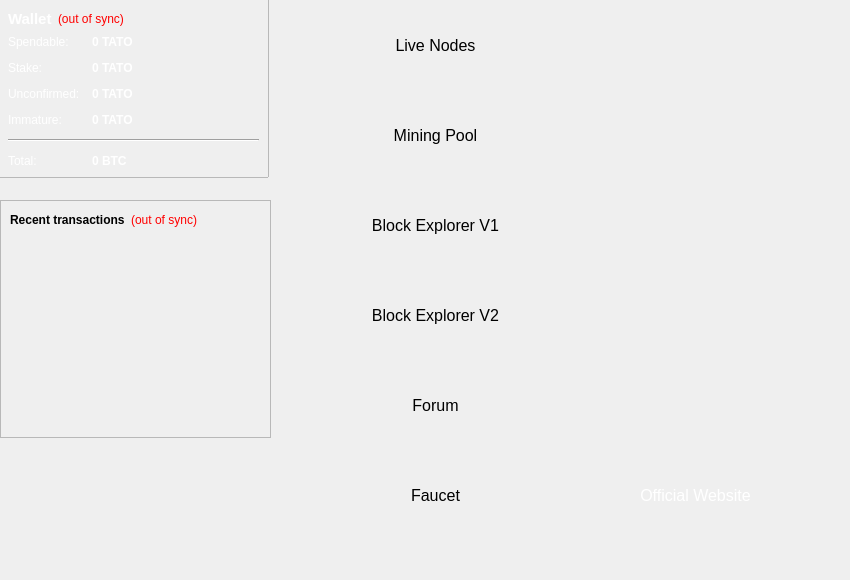
<?xml version="1.0" encoding="UTF-8"?>
<ui version="4.0">
 <class>OverviewPage</class>
 <widget class="QWidget" name="OverviewPage">
  <property name="geometry">
   <rect>
    <x>0</x>
    <y>0</y>
    <width>850</width>
    <height>580</height>
   </rect>
  </property>
  <property name="sizePolicy">
   <sizepolicy hsizetype="Preferred" vsizetype="Preferred">
    <horstretch>9</horstretch>
    <verstretch>0</verstretch>
   </sizepolicy>
  </property>
  <property name="maximumSize">
   <size>
    <width>850</width>
    <height>580</height>
   </size>
  </property>
  <property name="windowTitle">
   <string>Form</string>
  </property>
  <widget class="QLabel" name="wall_label">
   <property name="geometry">
    <rect>
     <x>-5</x>
     <y>-6</y>
     <width>852</width>
     <height>580</height>
    </rect>
   </property>
   <property name="maximumSize">
    <size>
     <width>852</width>
     <height>580</height>
    </size>
   </property>
   <property name="text">
    <string/>
   </property>
  </widget>
  <widget class="QWidget" name="layoutWidget">
   <property name="geometry">
    <rect>
     <x>-2</x>
     <y>-1</y>
     <width>271</width>
     <height>201</height>
    </rect>
   </property>
   <layout class="QVBoxLayout" name="verticalLayout_2">
    <item>
     <widget class="QFrame" name="frame">
      <property name="frameShape">
       <enum>QFrame::StyledPanel</enum>
      </property>
      <property name="frameShadow">
       <enum>QFrame::Raised</enum>
      </property>
      <layout class="QVBoxLayout" name="verticalLayout_4">
       <item>
        <layout class="QHBoxLayout" name="horizontalLayout_4">
         <item>
          <widget class="QLabel" name="label_5">
           <property name="font">
            <font>
             <pointsize>11</pointsize>
             <weight>75</weight>
             <bold>true</bold>
            </font>
           </property>
           <property name="styleSheet">
            <string notr="true">color: rgb(255, 255, 255);</string>
           </property>
           <property name="text">
            <string>Wallet</string>
           </property>
          </widget>
         </item>
         <item>
          <widget class="QLabel" name="labelWalletStatus">
           <property name="toolTip">
            <string>The displayed information may be out of date. Your wallet automatically synchronizes with the tattoocoin network after a connection is established, but this process has not completed yet.</string>
           </property>
           <property name="styleSheet">
            <string notr="true">QLabel { color: red; }</string>
           </property>
           <property name="text">
            <string notr="true">(out of sync)</string>
           </property>
           <property name="alignment">
            <set>Qt::AlignLeading|Qt::AlignLeft|Qt::AlignVCenter</set>
           </property>
          </widget>
         </item>
         <item>
          <spacer name="horizontalSpacer_2">
           <property name="orientation">
            <enum>Qt::Horizontal</enum>
           </property>
           <property name="sizeHint" stdset="0">
            <size>
             <width>40</width>
             <height>20</height>
            </size>
           </property>
          </spacer>
         </item>
        </layout>
       </item>
       <item>
        <layout class="QFormLayout" name="formLayout_2">
         <property name="fieldGrowthPolicy">
          <enum>QFormLayout::AllNonFixedFieldsGrow</enum>
         </property>
         <property name="horizontalSpacing">
          <number>12</number>
         </property>
         <property name="verticalSpacing">
          <number>12</number>
         </property>
         <item row="0" column="0">
          <widget class="QLabel" name="label">
           <property name="styleSheet">
            <string notr="true">color: rgb(255, 255, 255);</string>
           </property>
           <property name="text">
            <string>Spendable:</string>
           </property>
          </widget>
         </item>
         <item row="0" column="1">
          <widget class="QLabel" name="labelBalance">
           <property name="font">
            <font>
             <weight>75</weight>
             <bold>true</bold>
            </font>
           </property>
           <property name="cursor">
            <cursorShape>IBeamCursor</cursorShape>
           </property>
           <property name="toolTip">
            <string>Your current spendable balance</string>
           </property>
           <property name="styleSheet">
            <string notr="true">color: rgb(255, 255, 255);</string>
           </property>
           <property name="text">
            <string notr="true">0 TATO</string>
           </property>
           <property name="textInteractionFlags">
            <set>Qt::LinksAccessibleByMouse|Qt::TextSelectableByKeyboard|Qt::TextSelectableByMouse</set>
           </property>
          </widget>
         </item>
         <item row="1" column="0">
          <widget class="QLabel" name="label_6">
           <property name="styleSheet">
            <string notr="true">color: rgb(255, 255, 255);</string>
           </property>
           <property name="text">
            <string>Stake:</string>
           </property>
          </widget>
         </item>
         <item row="1" column="1">
          <widget class="QLabel" name="labelStake">
           <property name="font">
            <font>
             <weight>75</weight>
             <bold>true</bold>
            </font>
           </property>
           <property name="cursor">
            <cursorShape>IBeamCursor</cursorShape>
           </property>
           <property name="toolTip">
            <string>Total of coins that was staked, and do not yet count toward the current balance</string>
           </property>
           <property name="styleSheet">
            <string notr="true">color: rgb(255, 255, 255);</string>
           </property>
           <property name="text">
            <string notr="true">0 TATO</string>
           </property>
           <property name="textInteractionFlags">
            <set>Qt::LinksAccessibleByMouse|Qt::TextSelectableByKeyboard|Qt::TextSelectableByMouse</set>
           </property>
          </widget>
         </item>
         <item row="2" column="0">
          <widget class="QLabel" name="label_3">
           <property name="styleSheet">
            <string notr="true">color: rgb(255, 255, 255);</string>
           </property>
           <property name="text">
            <string>Unconfirmed:</string>
           </property>
          </widget>
         </item>
         <item row="2" column="1">
          <widget class="QLabel" name="labelUnconfirmed">
           <property name="font">
            <font>
             <weight>75</weight>
             <bold>true</bold>
            </font>
           </property>
           <property name="cursor">
            <cursorShape>IBeamCursor</cursorShape>
           </property>
           <property name="toolTip">
            <string>Total of transactions that have yet to be confirmed, and do not yet count toward the current balance</string>
           </property>
           <property name="styleSheet">
            <string notr="true">color: rgb(255, 255, 255);</string>
           </property>
           <property name="text">
            <string notr="true">0 TATO</string>
           </property>
           <property name="textInteractionFlags">
            <set>Qt::LinksAccessibleByMouse|Qt::TextSelectableByKeyboard|Qt::TextSelectableByMouse</set>
           </property>
          </widget>
         </item>
         <item row="3" column="0">
          <widget class="QLabel" name="labelImmatureText">
           <property name="styleSheet">
            <string notr="true">color: rgb(255, 255, 255);</string>
           </property>
           <property name="text">
            <string>Immature:</string>
           </property>
          </widget>
         </item>
         <item row="3" column="1">
          <widget class="QLabel" name="labelImmature">
           <property name="font">
            <font>
             <weight>75</weight>
             <bold>true</bold>
            </font>
           </property>
           <property name="toolTip">
            <string>Mined balance that has not yet matured</string>
           </property>
           <property name="styleSheet">
            <string notr="true">color: rgb(255, 255, 255);</string>
           </property>
           <property name="text">
            <string notr="true">0 TATO</string>
           </property>
           <property name="textInteractionFlags">
            <set>Qt::LinksAccessibleByMouse|Qt::TextSelectableByKeyboard|Qt::TextSelectableByMouse</set>
           </property>
          </widget>
         </item>
         <item row="4" column="0" colspan="2">
          <widget class="Line" name="line">
           <property name="orientation">
            <enum>Qt::Horizontal</enum>
           </property>
          </widget>
         </item>
         <item row="5" column="0">
          <widget class="QLabel" name="labelTotalText">
           <property name="styleSheet">
            <string notr="true">color: rgb(255, 255, 255);</string>
           </property>
           <property name="text">
            <string>Total:</string>
           </property>
          </widget>
         </item>
         <item row="5" column="1">
          <widget class="QLabel" name="labelTotal">
           <property name="font">
            <font>
             <weight>75</weight>
             <bold>true</bold>
            </font>
           </property>
           <property name="cursor">
            <cursorShape>IBeamCursor</cursorShape>
           </property>
           <property name="toolTip">
            <string>Your current total balance</string>
           </property>
           <property name="styleSheet">
            <string notr="true">color: rgb(255, 255, 255);</string>
           </property>
           <property name="text">
            <string notr="true">0 BTC</string>
           </property>
           <property name="textInteractionFlags">
            <set>Qt::LinksAccessibleByMouse|Qt::TextSelectableByKeyboard|Qt::TextSelectableByMouse</set>
           </property>
          </widget>
         </item>
        </layout>
       </item>
      </layout>
     </widget>
    </item>
    <item>
     <spacer name="verticalSpacer">
      <property name="orientation">
       <enum>Qt::Vertical</enum>
      </property>
      <property name="sizeHint" stdset="0">
       <size>
        <width>20</width>
        <height>40</height>
       </size>
      </property>
     </spacer>
    </item>
   </layout>
  </widget>
  <widget class="QWidget" name="layoutWidget">
   <property name="geometry">
    <rect>
     <x>0</x>
     <y>200</y>
     <width>271</width>
     <height>341</height>
    </rect>
   </property>
   <layout class="QVBoxLayout" name="verticalLayout_3">
    <item>
     <widget class="QFrame" name="frame_2">
      <property name="frameShape">
       <enum>QFrame::StyledPanel</enum>
      </property>
      <property name="frameShadow">
       <enum>QFrame::Raised</enum>
      </property>
      <layout class="QVBoxLayout" name="verticalLayout">
       <item>
        <layout class="QHBoxLayout" name="horizontalLayout_2">
         <item>
          <widget class="QLabel" name="label_4">
           <property name="text">
            <string>&lt;b&gt;Recent transactions&lt;/b&gt;</string>
           </property>
          </widget>
         </item>
         <item>
          <widget class="QLabel" name="labelTransactionsStatus">
           <property name="toolTip">
            <string>The displayed information may be out of date. Your wallet automatically synchronizes with the tattoocoin network after a connection is established, but this process has not completed yet.</string>
           </property>
           <property name="styleSheet">
            <string notr="true">QLabel { color: red; }</string>
           </property>
           <property name="text">
            <string notr="true">(out of sync)</string>
           </property>
           <property name="alignment">
            <set>Qt::AlignRight|Qt::AlignTrailing|Qt::AlignVCenter</set>
           </property>
          </widget>
         </item>
         <item>
          <spacer name="horizontalSpacer">
           <property name="orientation">
            <enum>Qt::Horizontal</enum>
           </property>
           <property name="sizeHint" stdset="0">
            <size>
             <width>40</width>
             <height>20</height>
            </size>
           </property>
          </spacer>
         </item>
        </layout>
       </item>
       <item>
        <widget class="QListView" name="listTransactions">
         <property name="styleSheet">
          <string notr="true">QListView { background: transparent; }</string>
         </property>
         <property name="frameShape">
          <enum>QFrame::NoFrame</enum>
         </property>
         <property name="verticalScrollBarPolicy">
          <enum>Qt::ScrollBarAlwaysOff</enum>
         </property>
         <property name="horizontalScrollBarPolicy">
          <enum>Qt::ScrollBarAlwaysOff</enum>
         </property>
         <property name="selectionMode">
          <enum>QAbstractItemView::NoSelection</enum>
         </property>
        </widget>
       </item>
      </layout>
     </widget>
    </item>
    <item>
     <spacer name="verticalSpacer_2">
      <property name="orientation">
       <enum>Qt::Vertical</enum>
      </property>
      <property name="sizeHint" stdset="0">
       <size>
        <width>20</width>
        <height>40</height>
       </size>
      </property>
     </spacer>
    </item>
   </layout>
  </widget>
  <widget class="QPushButton" name="lv_nodes">
   <property name="geometry">
    <rect>
     <x>350</x>
     <y>10</y>
     <width>171</width>
     <height>71</height>
    </rect>
   </property>
   <property name="font">
    <font>
     <pointsize>12</pointsize>
     <underline>false</underline>
    </font>
   </property>
   <property name="cursor">
    <cursorShape>PointingHandCursor</cursorShape>
   </property>
   <property name="text">
    <string>Live Nodes</string>
   </property>
   <property name="flat">
    <bool>true</bool>
   </property>
  </widget>
  <widget class="QPushButton" name="mng_pool">
   <property name="geometry">
    <rect>
     <x>350</x>
     <y>100</y>
     <width>171</width>
     <height>71</height>
    </rect>
   </property>
   <property name="font">
    <font>
     <pointsize>12</pointsize>
    </font>
   </property>
   <property name="cursor">
    <cursorShape>PointingHandCursor</cursorShape>
   </property>
   <property name="text">
    <string>Mining Pool</string>
   </property>
   <property name="flat">
    <bool>true</bool>
   </property>
  </widget>
  <widget class="QPushButton" name="blk_explorer1">
   <property name="geometry">
    <rect>
     <x>350</x>
     <y>190</y>
     <width>171</width>
     <height>71</height>
    </rect>
   </property>
   <property name="font">
    <font>
     <pointsize>12</pointsize>
    </font>
   </property>
   <property name="cursor">
    <cursorShape>PointingHandCursor</cursorShape>
   </property>
   <property name="text">
    <string>Block Explorer V1</string>
   </property>
   <property name="flat">
    <bool>true</bool>
   </property>
  </widget>
  <widget class="QPushButton" name="blk_explorer2">
   <property name="geometry">
    <rect>
     <x>350</x>
     <y>280</y>
     <width>171</width>
     <height>71</height>
    </rect>
   </property>
   <property name="font">
    <font>
     <pointsize>12</pointsize>
    </font>
   </property>
   <property name="cursor">
    <cursorShape>PointingHandCursor</cursorShape>
   </property>
   <property name="text">
    <string>Block Explorer V2</string>
   </property>
   <property name="flat">
    <bool>true</bool>
   </property>
  </widget>
  <widget class="QPushButton" name="forum">
   <property name="geometry">
    <rect>
     <x>350</x>
     <y>370</y>
     <width>171</width>
     <height>71</height>
    </rect>
   </property>
   <property name="font">
    <font>
     <pointsize>12</pointsize>
    </font>
   </property>
   <property name="cursor">
    <cursorShape>PointingHandCursor</cursorShape>
   </property>
   <property name="text">
    <string>Forum</string>
   </property>
   <property name="flat">
    <bool>true</bool>
   </property>
  </widget>
  <widget class="QPushButton" name="faucet">
   <property name="geometry">
    <rect>
     <x>350</x>
     <y>460</y>
     <width>171</width>
     <height>71</height>
    </rect>
   </property>
   <property name="font">
    <font>
     <pointsize>12</pointsize>
    </font>
   </property>
   <property name="cursor">
    <cursorShape>PointingHandCursor</cursorShape>
   </property>
   <property name="text">
    <string>Faucet</string>
   </property>
   <property name="flat">
    <bool>true</bool>
   </property>
  </widget>
  <widget class="QPushButton" name="ofcl_website">
   <property name="geometry">
    <rect>
     <x>570</x>
     <y>460</y>
     <width>251</width>
     <height>71</height>
    </rect>
   </property>
   <property name="font">
    <font>
     <pointsize>12</pointsize>
    </font>
   </property>
   <property name="cursor">
    <cursorShape>PointingHandCursor</cursorShape>
   </property>
   <property name="styleSheet">
    <string notr="true">color: rgb(255, 255, 255);</string>
   </property>
   <property name="text">
    <string>Official Website</string>
   </property>
   <property name="flat">
    <bool>true</bool>
   </property>
  </widget>
 </widget>
 <resources/>
 <connections/>
</ui>
